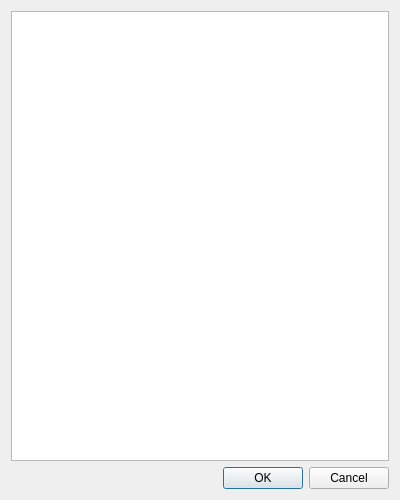
<?xml version="1.0" encoding="UTF-8"?>
<ui version="4.0">
 <class>EnterDialog</class>
 <widget class="QDialog" name="EnterDialog">
  <property name="geometry">
   <rect>
    <x>0</x>
    <y>0</y>
    <width>400</width>
    <height>500</height>
   </rect>
  </property>
  <property name="windowTitle">
   <string>Enter/paste search terms</string>
  </property>
  <layout class="QVBoxLayout" name="verticalLayout">
   <item>
    <widget class="QPlainTextEdit" name="terms">
     <property name="locale">
      <locale language="English" country="UnitedStates"/>
     </property>
    </widget>
   </item>
   <item>
    <widget class="QDialogButtonBox" name="buttonBox">
     <property name="orientation">
      <enum>Qt::Horizontal</enum>
     </property>
     <property name="standardButtons">
      <set>QDialogButtonBox::Cancel|QDialogButtonBox::Ok</set>
     </property>
    </widget>
   </item>
  </layout>
 </widget>
 <resources/>
 <connections>
  <connection>
   <sender>buttonBox</sender>
   <signal>accepted()</signal>
   <receiver>EnterDialog</receiver>
   <slot>accept()</slot>
   <hints>
    <hint type="sourcelabel">
     <x>248</x>
     <y>254</y>
    </hint>
    <hint type="destinationlabel">
     <x>157</x>
     <y>274</y>
    </hint>
   </hints>
  </connection>
  <connection>
   <sender>buttonBox</sender>
   <signal>rejected()</signal>
   <receiver>EnterDialog</receiver>
   <slot>reject()</slot>
   <hints>
    <hint type="sourcelabel">
     <x>316</x>
     <y>260</y>
    </hint>
    <hint type="destinationlabel">
     <x>286</x>
     <y>274</y>
    </hint>
   </hints>
  </connection>
 </connections>
</ui>
